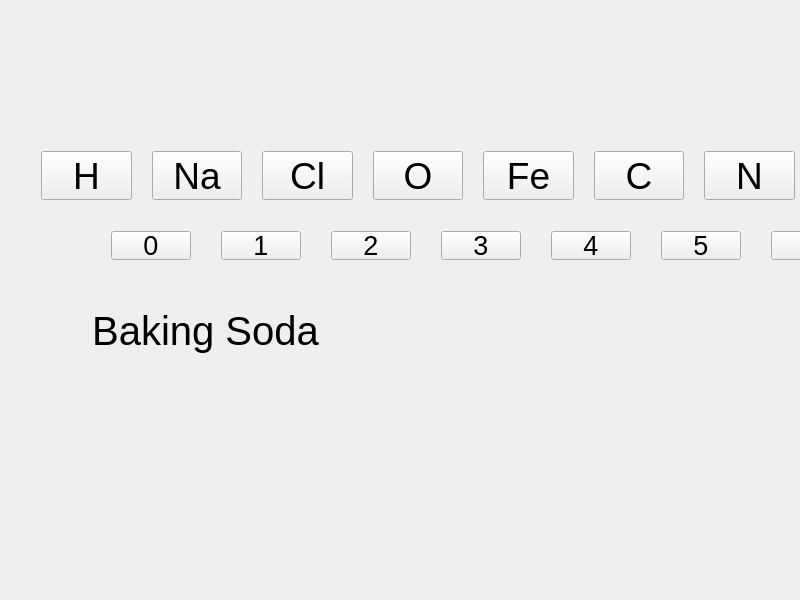
<?xml version="1.0" encoding="UTF-8"?>
<ui version="4.0">
 <class>dailycompounds</class>
 <widget class="QMainWindow" name="dailycompounds">
  <property name="geometry">
   <rect>
    <x>0</x>
    <y>0</y>
    <width>800</width>
    <height>600</height>
   </rect>
  </property>
  <property name="windowTitle">
   <string>MainWindow</string>
  </property>
  <property name="styleSheet">
   <string notr="true">dailycompounds{
background-image: url(:/imgs/bg_4.png);
}
</string>
  </property>
  <widget class="QWidget" name="centralWidget">
   <property name="styleSheet">
    <string notr="true"/>
   </property>
   <widget class="QWidget" name="layoutWidget">
    <property name="geometry">
     <rect>
      <x>30</x>
      <y>140</y>
      <width>886</width>
      <height>71</height>
     </rect>
    </property>
    <layout class="QHBoxLayout" name="horizontalLayout">
     <property name="spacing">
      <number>20</number>
     </property>
     <property name="sizeConstraint">
      <enum>QLayout::SetNoConstraint</enum>
     </property>
     <item>
      <widget class="QPushButton" name="H">
       <property name="enabled">
        <bool>true</bool>
       </property>
       <property name="sizePolicy">
        <sizepolicy hsizetype="Expanding" vsizetype="Expanding">
         <horstretch>0</horstretch>
         <verstretch>0</verstretch>
        </sizepolicy>
       </property>
       <property name="font">
        <font>
         <family>Tahoma</family>
         <pointsize>28</pointsize>
        </font>
       </property>
       <property name="styleSheet">
        <string notr="true"/>
       </property>
       <property name="text">
        <string>H</string>
       </property>
      </widget>
     </item>
     <item>
      <widget class="QPushButton" name="Na">
       <property name="sizePolicy">
        <sizepolicy hsizetype="Expanding" vsizetype="Expanding">
         <horstretch>0</horstretch>
         <verstretch>0</verstretch>
        </sizepolicy>
       </property>
       <property name="font">
        <font>
         <family>Tahoma</family>
         <pointsize>28</pointsize>
        </font>
       </property>
       <property name="styleSheet">
        <string notr="true"/>
       </property>
       <property name="text">
        <string>Na</string>
       </property>
      </widget>
     </item>
     <item>
      <widget class="QPushButton" name="Cl">
       <property name="sizePolicy">
        <sizepolicy hsizetype="Expanding" vsizetype="Expanding">
         <horstretch>0</horstretch>
         <verstretch>0</verstretch>
        </sizepolicy>
       </property>
       <property name="font">
        <font>
         <family>Tahoma</family>
         <pointsize>28</pointsize>
        </font>
       </property>
       <property name="styleSheet">
        <string notr="true"/>
       </property>
       <property name="text">
        <string>Cl</string>
       </property>
      </widget>
     </item>
     <item>
      <widget class="QPushButton" name="O">
       <property name="sizePolicy">
        <sizepolicy hsizetype="Expanding" vsizetype="Expanding">
         <horstretch>0</horstretch>
         <verstretch>0</verstretch>
        </sizepolicy>
       </property>
       <property name="font">
        <font>
         <family>Tahoma</family>
         <pointsize>28</pointsize>
        </font>
       </property>
       <property name="styleSheet">
        <string notr="true"/>
       </property>
       <property name="text">
        <string>O</string>
       </property>
      </widget>
     </item>
     <item>
      <widget class="QPushButton" name="Fe">
       <property name="sizePolicy">
        <sizepolicy hsizetype="Expanding" vsizetype="Expanding">
         <horstretch>0</horstretch>
         <verstretch>0</verstretch>
        </sizepolicy>
       </property>
       <property name="font">
        <font>
         <family>Tahoma</family>
         <pointsize>28</pointsize>
        </font>
       </property>
       <property name="styleSheet">
        <string notr="true"/>
       </property>
       <property name="text">
        <string>Fe</string>
       </property>
      </widget>
     </item>
     <item>
      <widget class="QPushButton" name="C">
       <property name="sizePolicy">
        <sizepolicy hsizetype="Expanding" vsizetype="Expanding">
         <horstretch>0</horstretch>
         <verstretch>0</verstretch>
        </sizepolicy>
       </property>
       <property name="font">
        <font>
         <family>Tahoma</family>
         <pointsize>28</pointsize>
        </font>
       </property>
       <property name="styleSheet">
        <string notr="true"/>
       </property>
       <property name="text">
        <string>C</string>
       </property>
      </widget>
     </item>
     <item>
      <widget class="QPushButton" name="N">
       <property name="sizePolicy">
        <sizepolicy hsizetype="Expanding" vsizetype="Expanding">
         <horstretch>0</horstretch>
         <verstretch>0</verstretch>
        </sizepolicy>
       </property>
       <property name="font">
        <font>
         <family>Tahoma</family>
         <pointsize>28</pointsize>
        </font>
       </property>
       <property name="styleSheet">
        <string notr="true"/>
       </property>
       <property name="text">
        <string>N</string>
       </property>
      </widget>
     </item>
     <item>
      <widget class="QPushButton" name="He">
       <property name="sizePolicy">
        <sizepolicy hsizetype="Expanding" vsizetype="Expanding">
         <horstretch>0</horstretch>
         <verstretch>0</verstretch>
        </sizepolicy>
       </property>
       <property name="font">
        <font>
         <family>Tahoma</family>
         <pointsize>28</pointsize>
        </font>
       </property>
       <property name="styleSheet">
        <string notr="true"/>
       </property>
       <property name="text">
        <string>He</string>
       </property>
      </widget>
     </item>
    </layout>
   </widget>
   <widget class="QWidget" name="widget" native="true">
    <property name="geometry">
     <rect>
      <x>420</x>
      <y>310</y>
      <width>280</width>
      <height>210</height>
     </rect>
    </property>
    <property name="styleSheet">
     <string notr="true"/>
    </property>
   </widget>
   <widget class="QLabel" name="label">
    <property name="geometry">
     <rect>
      <x>70</x>
      <y>410</y>
      <width>261</width>
      <height>101</height>
     </rect>
    </property>
    <property name="font">
     <font>
      <pointsize>40</pointsize>
     </font>
    </property>
    <property name="text">
     <string/>
    </property>
    <property name="alignment">
     <set>Qt::AlignCenter</set>
    </property>
   </widget>
   <widget class="QWidget" name="layoutWidget_2">
    <property name="geometry">
     <rect>
      <x>90</x>
      <y>220</y>
      <width>1112</width>
      <height>51</height>
     </rect>
    </property>
    <layout class="QHBoxLayout" name="horizontalLayout_2">
     <property name="spacing">
      <number>20</number>
     </property>
     <property name="sizeConstraint">
      <enum>QLayout::SetNoConstraint</enum>
     </property>
     <item>
      <widget class="QPushButton" name="Butt_0">
       <property name="enabled">
        <bool>true</bool>
       </property>
       <property name="sizePolicy">
        <sizepolicy hsizetype="Fixed" vsizetype="Fixed">
         <horstretch>0</horstretch>
         <verstretch>0</verstretch>
        </sizepolicy>
       </property>
       <property name="font">
        <font>
         <family>Tahoma</family>
         <pointsize>20</pointsize>
        </font>
       </property>
       <property name="styleSheet">
        <string notr="true"/>
       </property>
       <property name="text">
        <string>0</string>
       </property>
      </widget>
     </item>
     <item>
      <widget class="QPushButton" name="Butt_1">
       <property name="enabled">
        <bool>true</bool>
       </property>
       <property name="sizePolicy">
        <sizepolicy hsizetype="Fixed" vsizetype="Fixed">
         <horstretch>0</horstretch>
         <verstretch>0</verstretch>
        </sizepolicy>
       </property>
       <property name="font">
        <font>
         <family>Tahoma</family>
         <pointsize>20</pointsize>
        </font>
       </property>
       <property name="styleSheet">
        <string notr="true"/>
       </property>
       <property name="text">
        <string>1</string>
       </property>
      </widget>
     </item>
     <item>
      <widget class="QPushButton" name="Butt_2">
       <property name="enabled">
        <bool>true</bool>
       </property>
       <property name="sizePolicy">
        <sizepolicy hsizetype="Fixed" vsizetype="Fixed">
         <horstretch>0</horstretch>
         <verstretch>0</verstretch>
        </sizepolicy>
       </property>
       <property name="font">
        <font>
         <family>Tahoma</family>
         <pointsize>20</pointsize>
        </font>
       </property>
       <property name="styleSheet">
        <string notr="true"/>
       </property>
       <property name="text">
        <string>2</string>
       </property>
      </widget>
     </item>
     <item>
      <widget class="QPushButton" name="Butt_3">
       <property name="sizePolicy">
        <sizepolicy hsizetype="Fixed" vsizetype="Fixed">
         <horstretch>0</horstretch>
         <verstretch>0</verstretch>
        </sizepolicy>
       </property>
       <property name="font">
        <font>
         <family>Tahoma</family>
         <pointsize>20</pointsize>
        </font>
       </property>
       <property name="styleSheet">
        <string notr="true"/>
       </property>
       <property name="text">
        <string>3</string>
       </property>
      </widget>
     </item>
     <item>
      <widget class="QPushButton" name="Butt_4">
       <property name="sizePolicy">
        <sizepolicy hsizetype="Fixed" vsizetype="Fixed">
         <horstretch>0</horstretch>
         <verstretch>0</verstretch>
        </sizepolicy>
       </property>
       <property name="font">
        <font>
         <family>Tahoma</family>
         <pointsize>20</pointsize>
        </font>
       </property>
       <property name="styleSheet">
        <string notr="true"/>
       </property>
       <property name="text">
        <string>4</string>
       </property>
      </widget>
     </item>
     <item>
      <widget class="QPushButton" name="Butt_5">
       <property name="sizePolicy">
        <sizepolicy hsizetype="Fixed" vsizetype="Fixed">
         <horstretch>0</horstretch>
         <verstretch>0</verstretch>
        </sizepolicy>
       </property>
       <property name="font">
        <font>
         <family>Tahoma</family>
         <pointsize>20</pointsize>
        </font>
       </property>
       <property name="styleSheet">
        <string notr="true"/>
       </property>
       <property name="text">
        <string>5</string>
       </property>
      </widget>
     </item>
     <item>
      <widget class="QPushButton" name="Butt_6">
       <property name="sizePolicy">
        <sizepolicy hsizetype="Fixed" vsizetype="Fixed">
         <horstretch>0</horstretch>
         <verstretch>0</verstretch>
        </sizepolicy>
       </property>
       <property name="font">
        <font>
         <family>Tahoma</family>
         <pointsize>20</pointsize>
        </font>
       </property>
       <property name="styleSheet">
        <string notr="true"/>
       </property>
       <property name="text">
        <string>6</string>
       </property>
      </widget>
     </item>
     <item>
      <widget class="QPushButton" name="Butt_7">
       <property name="sizePolicy">
        <sizepolicy hsizetype="Fixed" vsizetype="Fixed">
         <horstretch>0</horstretch>
         <verstretch>0</verstretch>
        </sizepolicy>
       </property>
       <property name="font">
        <font>
         <family>Tahoma</family>
         <pointsize>20</pointsize>
        </font>
       </property>
       <property name="styleSheet">
        <string notr="true"/>
       </property>
       <property name="text">
        <string>7</string>
       </property>
      </widget>
     </item>
     <item>
      <widget class="QPushButton" name="Butt_8">
       <property name="sizePolicy">
        <sizepolicy hsizetype="Fixed" vsizetype="Fixed">
         <horstretch>0</horstretch>
         <verstretch>0</verstretch>
        </sizepolicy>
       </property>
       <property name="font">
        <font>
         <family>Tahoma</family>
         <pointsize>20</pointsize>
        </font>
       </property>
       <property name="styleSheet">
        <string notr="true"/>
       </property>
       <property name="text">
        <string>8</string>
       </property>
      </widget>
     </item>
     <item>
      <widget class="QPushButton" name="Butt_9">
       <property name="sizePolicy">
        <sizepolicy hsizetype="Fixed" vsizetype="Fixed">
         <horstretch>0</horstretch>
         <verstretch>0</verstretch>
        </sizepolicy>
       </property>
       <property name="font">
        <font>
         <family>Tahoma</family>
         <pointsize>20</pointsize>
        </font>
       </property>
       <property name="styleSheet">
        <string notr="true"/>
       </property>
       <property name="text">
        <string>9</string>
       </property>
      </widget>
     </item>
    </layout>
   </widget>
   <widget class="QLabel" name="label_2">
    <property name="geometry">
     <rect>
      <x>50</x>
      <y>300</y>
      <width>311</width>
      <height>61</height>
     </rect>
    </property>
    <property name="font">
     <font>
      <pointsize>30</pointsize>
     </font>
    </property>
    <property name="text">
     <string>Baking Soda</string>
    </property>
    <property name="alignment">
     <set>Qt::AlignCenter</set>
    </property>
   </widget>
   <widget class="QLabel" name="label_3">
    <property name="geometry">
     <rect>
      <x>30</x>
      <y>270</y>
      <width>761</width>
      <height>161</height>
     </rect>
    </property>
    <property name="font">
     <font>
      <family>Berlin Sans FB</family>
      <pointsize>70</pointsize>
      <weight>75</weight>
      <bold>true</bold>
     </font>
    </property>
    <property name="text">
     <string/>
    </property>
    <property name="alignment">
     <set>Qt::AlignCenter</set>
    </property>
   </widget>
  </widget>
 </widget>
 <layoutdefault spacing="6" margin="11"/>
 <resources/>
 <connections/>
</ui>
